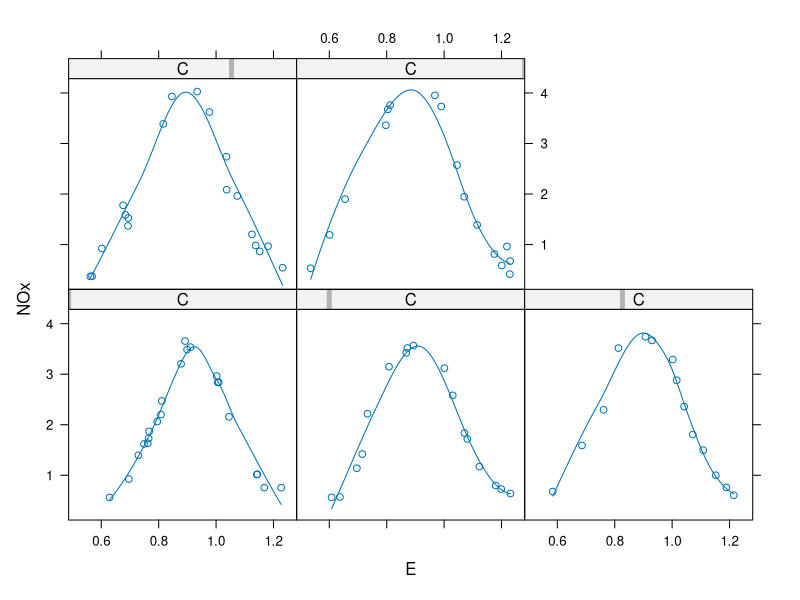
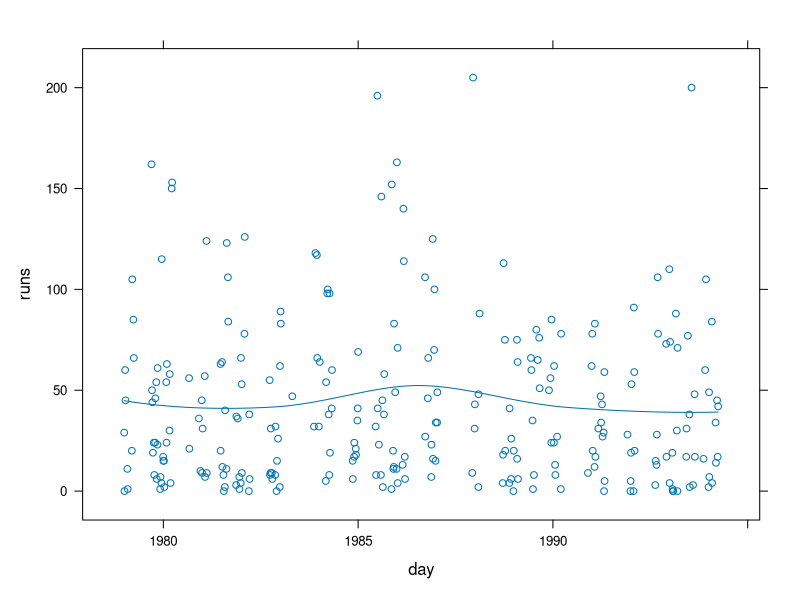

These charts were generated, in order, by the following R code:
library(locfit)


### Name: panel.locfit
### Title: Locfit panel function
### Aliases: panel.locfit
### Keywords: internal

### ** Examples

stopifnot(require(lattice))

# a simple multi-panel display
data(ethanol, package="locfit")
xyplot(NOx ~ E | C, data=ethanol, panel=panel.locfit)

# The second example uses some Locfit optional arguments.
# Note we can pass the alpha (bandwidth) and family arguments directly to
# xyplot. The cens argument must be given in full; not as a data frame variable.
# The resulting plot does not (yet) distinguish the censored points, but
# the fit will correctly apply censoring.
data(border, package="locfit")
xyplot(runs ~ day, data=border, panel=panel.locfit, family="poisson",
 alpha=0.3, cens=border$no)
